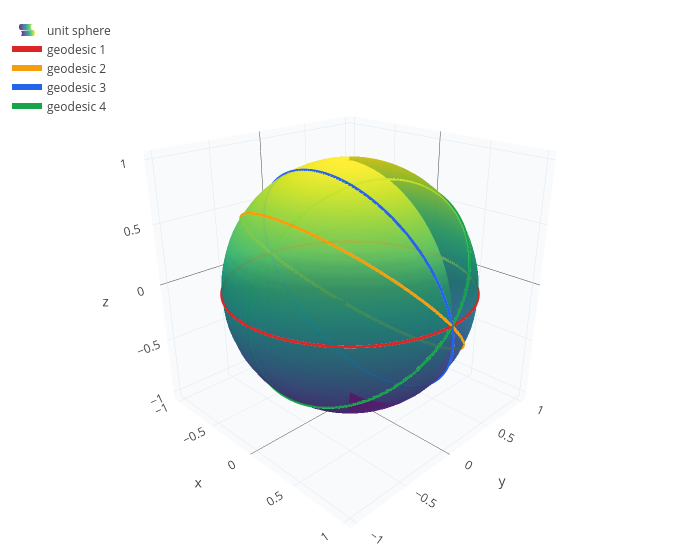

Write notebook code for a chart like this one.
### Markdown cell above
`geodesic(g, start, velocity, length, map)` solves them numerically. Several rows of starting velocities give several
geodesics. The `map` turns coordinates into points in space, here the sphere's embedding. On a sphere every geodesic
is a *great circle*, which is why long-haul flights look curved on flat maps:

### Code cell
circles = geodesic(g, [pi/2 0], [0 1; 1 1; 1 0.3; 1, -1], 6.3, [sin(theta)*cos(phi) sin(theta)*sin(phi) cos(theta)]);
ball = surface(sin(theta)*cos(phi), sin(theta)*sin(phi), cos(theta), theta, 0, pi, phi, 0, 2*pi);
legend(show(ball, circles), "unit sphere")

### Figure 1 — Plotly figure (JSON) as saved in the notebook; plotly's stock layout.template omitted (floating-point values rounded to 4 significant figures; data arrays with more than 128 entries replaced by an {"elided": "..."} marker saying what was removed)
{"data": [{"colorscale": "Viridis", "name": "unit sphere", "opacity": 0.85, "showlegend": true, "showscale": false, "type": "surface", "x": {"elided": "41x41 float values"}, "y": {"elided": "41x41 float values"}, "z": {"elided": "41x41 float values"}}, {"line": {"color": "#dc2626", "width": 6}, "mode": "lines", "name": "geodesic 1", "type": "scatter3d", "x": {"elided": "1252 float values"}, "y": {"elided": "1252 float values"}, "z": {"elided": "1252 float values"}}, {"line": {"color": "#f59e0b", "width": 6}, "mode": "lines", "name": "geodesic 2", "type": "scatter3d", "x": {"elided": "1252 float values"}, "y": {"elided": "1252 float values"}, "z": {"elided": "1252 float values"}}, {"line": {"color": "#2563eb", "width": 6}, "mode": "lines", "name": "geodesic 3", "type": "scatter3d", "x": {"elided": "1252 float values"}, "y": {"elided": "1252 float values"}, "z": {"elided": "1252 float values"}}, {"line": {"color": "#16a34a", "width": 6}, "mode": "lines", "name": "geodesic 4", "type": "scatter3d", "x": {"elided": "1252 float values"}, "y": {"elided": "1252 float values"}, "z": {"elided": "1252 float values"}}], "layout": {"height": 560, "legend": {"x": 0.01, "y": 0.99}, "margin": {"b": 0, "l": 0, "r": 0, "t": 10}, "scene": {"aspectmode": "data", "camera": {"eye": {"x": 1.6, "y": -1.6, "z": 1.0}}, "xaxis": {"backgroundcolor": "#f8fafc", "gridcolor": "#e2e8f0", "showbackground": true, "title": {"text": "x"}}, "yaxis": {"backgroundcolor": "#f8fafc", "gridcolor": "#e2e8f0", "showbackground": true, "title": {"text": "y"}}, "zaxis": {"backgroundcolor": "#f8fafc", "gridcolor": "#e2e8f0", "showbackground": true, "title": {"text": "z"}}}, "showlegend": true, "title": {"text": ""}, "width": 700}}
